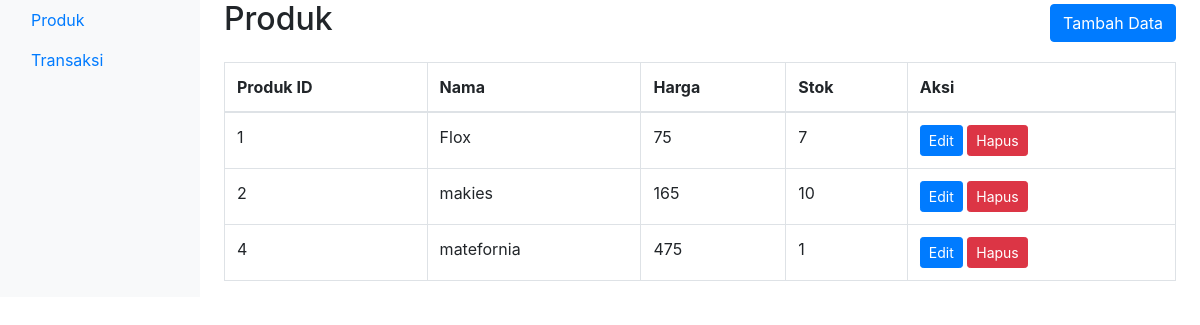
Screenshot of /admin/produk.php (signed in) with the database file from the repository.
### tables this page shows
CREATE TABLE `produk` (
  `produk_id` int(11) NOT NULL,
  `user_id` int(11) DEFAULT NULL,
  `nama` varchar(255) DEFAULT NULL,
  `harga` int(11) DEFAULT NULL,
  `stok` int(11) DEFAULT 1
);

### admin/produk.php (the view, shortened to what this page needs)
<!DOCTYPE html>
<html lang="en">
<head>
    <link rel="stylesheet" href="https://maxcdn.bootstrapcdn.com/bootstrap/4.0.0/css/bootstrap.min.c
ss">
</head>
<body>
    <div class="container-fluid">
        <div class="row">
            <nav class="col-md-2 d-none d-md-block bg-light sidebar">
                <div class="sidebar-sticky">
                    <ul class="nav flex-column">
                        <li class="nav-item">
                            <a class="nav-link" href="produk.php">Produk</a>
                        </li>
                         <li class="nav-item">
                            <a class="nav-link" href="transaksi.php">Transaksi</a>
                        </li>
                    </ul>
                </div>
            </nav>
           <!DOCTYPE html>
<html lang="en">
<head>
    <link rel="stylesheet" href="https://maxcdn.bootstrapcdn.com/bootstrap/4.0.0/css/bootstrap.min.css">
</head>
<body>
            <main role="main" class="col-md-9 ml-sm-auto col-lg-10 px-4">
                <div class="d-flex justify-content-between align-items-center">
                    <h2>Produk</h2>
                    <a href="produk/tambah.php" class="btn btn-primary">Tambah Data</a>
                </div>
                <div class="table-responsive mt-3">
                    <table class="table table-bordered">
                        <thead>
                            <tr>
                                <th>Produk ID</th>
                                <th>Nama</th>
                                <th>Harga</th>
                                <th>Stok</th>
                                <th>Aksi</th>
                            </tr>
                        </thead>
                        <tbody>
                            <?php
                            include '../connect.php';
                            $query_produk = "SELECT * FROM produk";
                            $result_produk = $conn->query($query_produk);
                            while ($row_produk = $result_produk->fetch_assoc()) {
                            ?>
                                <tr>
                                    <td><?php echo $row_produk['produk_id']; ?></td>
                                    <td><?php echo $row_produk['nama']; ?></td>
                                    <td><?php echo $row_produk['harga']; ?></td>
                                    <td><?php echo $row_produk['stok']; ?></td>
                                    <td>
                                        <a href="produk/ubah.php?id=<?php echo $row_produk['produk_id']; ?>" class="btn btn-primary btn-sm">Edit</a>
                                        <a href="produk/hapus.php?id=<?php echo $row_produk['produk_id']; ?>" class="btn btn-danger btn-sm">Hapus</a>
                                    </td>
                                </tr>
                            <?php } ?>
                        </tbody>
                    </table>
                </div>
            </main>
        </div>
    </div>
</body>
</html>

### rows the page displays
produk: produk_id "1", nama "Flox", harga "75", stok "7"
produk: produk_id "2", nama "makies", harga "165", stok "10"
produk: produk_id "4", nama "matefornia", harga "475", stok "1"
